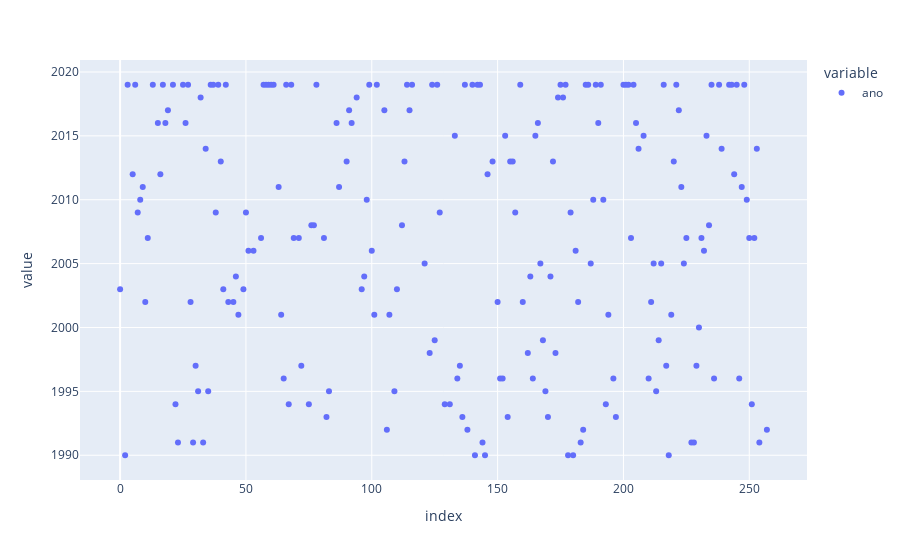

The notebook cell this image was saved under:
### Code cell
#2
px.scatter(dados.ano)

### Figure 1 — Plotly figure (JSON) as saved in the notebook; plotly's stock layout.template omitted (floating-point values rounded to 4 significant figures; data arrays with more than 128 entries replaced by an {"elided": "..."} marker saying what was removed)
{"data": [{"hovertemplate": "variable=ano<br>index=%{x}<br>value=%{y}<extra></extra>", "legendgroup": "ano", "marker": {"color": "#636efa", "symbol": "circle"}, "mode": "markers", "name": "ano", "orientation": "v", "showlegend": true, "type": "scatter", "x": {"elided": "258 int values"}, "xaxis": "x", "y": {"elided": "258 int values"}, "yaxis": "y"}], "layout": {"legend": {"title": {"text": "variable"}, "tracegroupgap": 0}, "margin": {"t": 60}, "xaxis": {"anchor": "y", "domain": [0, 1], "title": {"text": "index"}}, "yaxis": {"anchor": "x", "domain": [0, 1], "title": {"text": "value"}}}}
